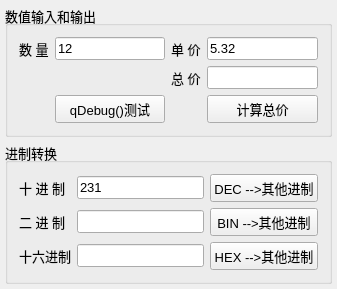
<?xml version="1.0" encoding="UTF-8"?>
<ui version="4.0">
 <class>Widget</class>
 <widget class="QWidget" name="Widget">
  <property name="geometry">
   <rect>
    <x>0</x>
    <y>0</y>
    <width>337</width>
    <height>237</height>
   </rect>
  </property>
  <property name="font">
   <font>
    <pointsize>10</pointsize>
   </font>
  </property>
  <property name="windowTitle">
   <string>字符串与数值之间的转换</string>
  </property>
  <layout class="QVBoxLayout" name="verticalLayout">
   <property name="spacing">
    <number>5</number>
   </property>
   <property name="leftMargin">
    <number>5</number>
   </property>
   <property name="topMargin">
    <number>5</number>
   </property>
   <property name="rightMargin">
    <number>5</number>
   </property>
   <property name="bottomMargin">
    <number>5</number>
   </property>
   <item>
    <widget class="QGroupBox" name="groupBox_2">
     <property name="title">
      <string>数值输入和输出</string>
     </property>
     <layout class="QGridLayout" name="gridLayout_2">
      <item row="0" column="0">
       <widget class="QLabel" name="label">
        <property name="text">
         <string>数 量</string>
        </property>
       </widget>
      </item>
      <item row="0" column="2">
       <widget class="QLabel" name="label_2">
        <property name="text">
         <string>单 价</string>
        </property>
       </widget>
      </item>
      <item row="1" column="3">
       <widget class="QLineEdit" name="editTotal"/>
      </item>
      <item row="1" column="2">
       <widget class="QLabel" name="label_3">
        <property name="text">
         <string>总 价</string>
        </property>
       </widget>
      </item>
      <item row="0" column="1">
       <widget class="QLineEdit" name="editNum">
        <property name="text">
         <string>12</string>
        </property>
       </widget>
      </item>
      <item row="0" column="3">
       <widget class="QLineEdit" name="editPrice">
        <property name="text">
         <string>5.32</string>
        </property>
       </widget>
      </item>
      <item row="2" column="1">
       <widget class="QPushButton" name="btnDebug">
        <property name="text">
         <string>qDebug()测试</string>
        </property>
       </widget>
      </item>
      <item row="2" column="3">
       <widget class="QPushButton" name="btnCal">
        <property name="text">
         <string>计算总价</string>
        </property>
       </widget>
      </item>
     </layout>
    </widget>
   </item>
   <item>
    <widget class="QGroupBox" name="groupBox">
     <property name="title">
      <string>进制转换</string>
     </property>
     <layout class="QGridLayout" name="gridLayout">
      <item row="0" column="0">
       <widget class="QLabel" name="label_6">
        <property name="text">
         <string>十 进 制</string>
        </property>
       </widget>
      </item>
      <item row="0" column="1">
       <widget class="QLineEdit" name="editDec">
        <property name="text">
         <string>231</string>
        </property>
       </widget>
      </item>
      <item row="0" column="2">
       <widget class="QPushButton" name="btnDec">
        <property name="text">
         <string>DEC --&gt;其他进制</string>
        </property>
       </widget>
      </item>
      <item row="1" column="0">
       <widget class="QLabel" name="label_7">
        <property name="text">
         <string>二 进 制</string>
        </property>
       </widget>
      </item>
      <item row="1" column="1">
       <widget class="QLineEdit" name="editBin"/>
      </item>
      <item row="1" column="2">
       <widget class="QPushButton" name="btnBin">
        <property name="text">
         <string>BIN --&gt;其他进制</string>
        </property>
       </widget>
      </item>
      <item row="2" column="0">
       <widget class="QLabel" name="label_8">
        <property name="text">
         <string>十六进制</string>
        </property>
       </widget>
      </item>
      <item row="2" column="1">
       <widget class="QLineEdit" name="editHex"/>
      </item>
      <item row="2" column="2">
       <widget class="QPushButton" name="btnHex">
        <property name="text">
         <string>HEX --&gt;其他进制</string>
        </property>
       </widget>
      </item>
     </layout>
    </widget>
   </item>
  </layout>
 </widget>
 <layoutdefault spacing="6" margin="11"/>
 <resources/>
 <connections/>
</ui>
